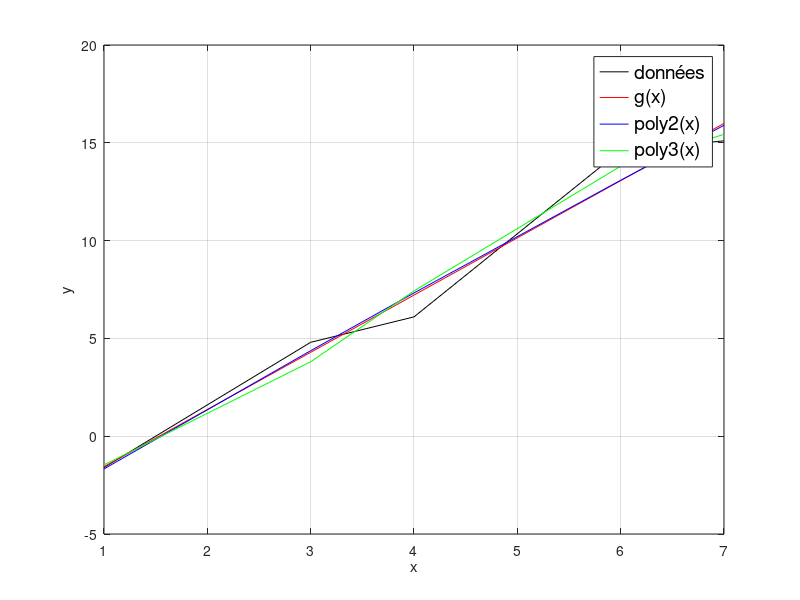

This figure's MATLAB source:
%===============================================================================
% Fichier: L1E2.m
% Auteurs: Marc-Olivier Fecteau, Aryel Morin-Mercier
% Description: Exercice 2 du laboratoire 1 de S3 GRO APP 7
%===============================================================================

clc
clear

% Données
x = [1.0, 3.0, 4.0 ,6.0, 7.0];
h = [-1.6, 4.8, 6.1, 14.6, 15.1];
% Exercice 2a
A = inv([sum(x.^2), sum(x); sum(x), length(x)]) * [sum(h.*x); sum(h)];
m = A(1);
b = A(2);
g = @(x) m.*x + b;

% Exercice 2b
e_quad_g = sum((g(x) - h).^2);
e_rms_g = sqrt(e_quad_g / length(x));
y_mean = sum(h) / length(x);
R2_g = sum((g(x) - y_mean).^2) / (sum(h) - y_mean).^2;

% Exercice 2c
poly2_data = polyfit(x, h, 2);
poly3_data = polyfit(x, h, 3);
poly2 = @(x) poly2_data(1).*x.^2 + poly2_data(2).*x + poly2_data(3);
poly3 = @(x) poly3_data(1).*x.^3 + poly3_data(2).*x.^2 + poly3_data(3).*x + poly3_data(4);
e_quad_poly2 = sum((poly2(x) - h).^2);
e_quad_poly3 = sum((poly3(x) - h).^2);
e_rms_poly2 = sqrt(e_quad_poly2 / length(x));
e_rms_poly3 = sqrt(e_quad_poly3 / length(x));
R2_poly2 = sum((poly2(x) - y_mean).^2) / (sum(h) - y_mean).^2;
R2_poly3 = sum((poly3(x) - y_mean).^2) / (sum(h) - y_mean).^2;

%% Graphiques
figure(1)
plot(x, h, '-k');
hold on;
plot(x, g(x), '-r');
plot(x, poly2(x), '-b');
plot(x, poly3(x), '-g');
hold off;
xlabel('x');
ylabel('y');
box on;
grid on;
legend('données', 'g(x)', 'poly2(x)', 'poly3(x)', 'fontsize', 14, 'location', 'northeast');

